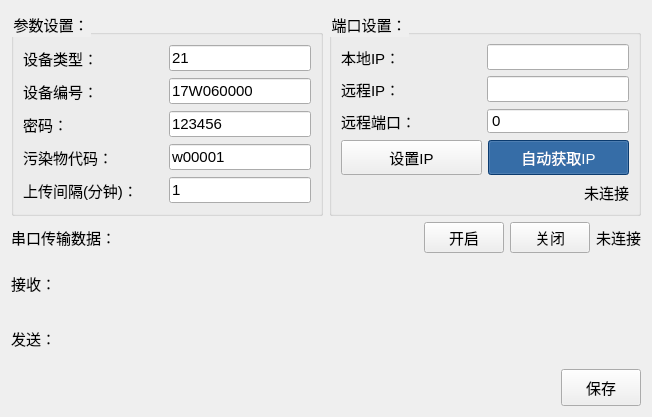
<?xml version="1.0" encoding="UTF-8"?>
<ui version="4.0">
 <class>DataReport</class>
 <widget class="QWidget" name="DataReport">
  <property name="geometry">
   <rect>
    <x>0</x>
    <y>0</y>
    <width>652</width>
    <height>417</height>
   </rect>
  </property>
  <property name="windowTitle">
   <string>Dialog</string>
  </property>
  <property name="styleSheet">
   <string notr="true">font: 11pt ;</string>
  </property>
  <layout class="QGridLayout" name="gridLayout_2">
   <item row="0" column="0">
    <layout class="QHBoxLayout" name="horizontalLayout_2">
     <item>
      <widget class="QGroupBox" name="groupBox">
       <property name="title">
        <string>参数设置：</string>
       </property>
       <layout class="QGridLayout" name="gridLayout_3">
        <item row="1" column="0" colspan="2">
         <widget class="QLabel" name="label">
          <property name="text">
           <string>设备编号：</string>
          </property>
         </widget>
        </item>
        <item row="2" column="0" colspan="2">
         <widget class="QLabel" name="label_3">
          <property name="text">
           <string>密码：</string>
          </property>
         </widget>
        </item>
        <item row="1" column="2">
         <widget class="QLineEdit" name="MN">
          <property name="sizePolicy">
           <sizepolicy hsizetype="Preferred" vsizetype="Fixed">
            <horstretch>0</horstretch>
            <verstretch>0</verstretch>
           </sizepolicy>
          </property>
          <property name="text">
           <string>17W060000</string>
          </property>
         </widget>
        </item>
        <item row="3" column="0" colspan="2">
         <widget class="QLabel" name="label_4">
          <property name="text">
           <string>污染物代码：</string>
          </property>
         </widget>
        </item>
        <item row="3" column="2">
         <widget class="QLineEdit" name="CODE">
          <property name="sizePolicy">
           <sizepolicy hsizetype="Preferred" vsizetype="Fixed">
            <horstretch>0</horstretch>
            <verstretch>0</verstretch>
           </sizepolicy>
          </property>
          <property name="text">
           <string>w00001</string>
          </property>
         </widget>
        </item>
        <item row="4" column="2">
         <widget class="QLineEdit" name="leBlanktime">
          <property name="sizePolicy">
           <sizepolicy hsizetype="Preferred" vsizetype="Fixed">
            <horstretch>0</horstretch>
            <verstretch>0</verstretch>
           </sizepolicy>
          </property>
          <property name="styleSheet">
           <string notr="true"/>
          </property>
          <property name="text">
           <string>1</string>
          </property>
         </widget>
        </item>
        <item row="4" column="0">
         <widget class="QLabel" name="label_35">
          <property name="styleSheet">
           <string notr="true">border: 0px solid  rgb(0, 0, 0);</string>
          </property>
          <property name="text">
           <string>上传间隔(分钟)：</string>
          </property>
         </widget>
        </item>
        <item row="2" column="2">
         <widget class="QLineEdit" name="PW">
          <property name="sizePolicy">
           <sizepolicy hsizetype="Preferred" vsizetype="Fixed">
            <horstretch>0</horstretch>
            <verstretch>0</verstretch>
           </sizepolicy>
          </property>
          <property name="text">
           <string>123456</string>
          </property>
         </widget>
        </item>
        <item row="0" column="0">
         <widget class="QLabel" name="label_2">
          <property name="text">
           <string>设备类型：</string>
          </property>
         </widget>
        </item>
        <item row="0" column="2">
         <widget class="QLineEdit" name="ST">
          <property name="sizePolicy">
           <sizepolicy hsizetype="Preferred" vsizetype="Fixed">
            <horstretch>0</horstretch>
            <verstretch>0</verstretch>
           </sizepolicy>
          </property>
          <property name="text">
           <string>21</string>
          </property>
         </widget>
        </item>
       </layout>
      </widget>
     </item>
     <item>
      <widget class="QGroupBox" name="groupBox_3">
       <property name="styleSheet">
        <string notr="true">QPushButton::checked{background-color: rgb(15, 83, 156);color:white;}
</string>
       </property>
       <property name="title">
        <string>端口设置：</string>
       </property>
       <layout class="QGridLayout" name="gridLayout">
        <item row="0" column="0">
         <widget class="QLabel" name="lbLocalIp">
          <property name="sizePolicy">
           <sizepolicy hsizetype="Preferred" vsizetype="Preferred">
            <horstretch>0</horstretch>
            <verstretch>0</verstretch>
           </sizepolicy>
          </property>
          <property name="frameShape">
           <enum>QFrame::NoFrame</enum>
          </property>
          <property name="text">
           <string>本地IP：</string>
          </property>
         </widget>
        </item>
        <item row="0" column="1">
         <widget class="QLineEdit" name="leLocalIp">
          <property name="sizePolicy">
           <sizepolicy hsizetype="Preferred" vsizetype="Fixed">
            <horstretch>0</horstretch>
            <verstretch>0</verstretch>
           </sizepolicy>
          </property>
         </widget>
        </item>
        <item row="1" column="0">
         <widget class="QLabel" name="lbRemoteIp">
          <property name="sizePolicy">
           <sizepolicy hsizetype="Preferred" vsizetype="Preferred">
            <horstretch>0</horstretch>
            <verstretch>0</verstretch>
           </sizepolicy>
          </property>
          <property name="frameShape">
           <enum>QFrame::NoFrame</enum>
          </property>
          <property name="text">
           <string>远程IP：</string>
          </property>
         </widget>
        </item>
        <item row="1" column="1">
         <widget class="QLineEdit" name="leRemoteIp">
          <property name="sizePolicy">
           <sizepolicy hsizetype="Preferred" vsizetype="Fixed">
            <horstretch>0</horstretch>
            <verstretch>0</verstretch>
           </sizepolicy>
          </property>
         </widget>
        </item>
        <item row="2" column="0">
         <widget class="QLabel" name="lbRemotePort">
          <property name="sizePolicy">
           <sizepolicy hsizetype="Preferred" vsizetype="Preferred">
            <horstretch>0</horstretch>
            <verstretch>0</verstretch>
           </sizepolicy>
          </property>
          <property name="frameShape">
           <enum>QFrame::NoFrame</enum>
          </property>
          <property name="text">
           <string>远程端口：</string>
          </property>
         </widget>
        </item>
        <item row="2" column="1">
         <widget class="QSpinBox" name="spRemotePort">
          <property name="sizePolicy">
           <sizepolicy hsizetype="Preferred" vsizetype="Fixed">
            <horstretch>0</horstretch>
            <verstretch>0</verstretch>
           </sizepolicy>
          </property>
          <property name="font">
           <font>
            <pointsize>11</pointsize>
            <weight>50</weight>
            <italic>false</italic>
            <bold>false</bold>
           </font>
          </property>
          <property name="buttonSymbols">
           <enum>QAbstractSpinBox::NoButtons</enum>
          </property>
          <property name="maximum">
           <number>99999</number>
          </property>
         </widget>
        </item>
        <item row="3" column="0" colspan="2">
         <layout class="QHBoxLayout" name="horizontalLayout_3">
          <item>
           <widget class="QPushButton" name="SetIP">
            <property name="minimumSize">
             <size>
              <width>0</width>
              <height>35</height>
             </size>
            </property>
            <property name="text">
             <string>设置IP</string>
            </property>
            <property name="checkable">
             <bool>true</bool>
            </property>
           </widget>
          </item>
          <item>
           <widget class="QPushButton" name="AutoGetIP">
            <property name="minimumSize">
             <size>
              <width>0</width>
              <height>35</height>
             </size>
            </property>
            <property name="text">
             <string>自动获取IP</string>
            </property>
            <property name="checkable">
             <bool>true</bool>
            </property>
            <property name="checked">
             <bool>true</bool>
            </property>
           </widget>
          </item>
         </layout>
        </item>
        <item row="4" column="0" colspan="2">
         <widget class="QLabel" name="lbRemoteStatus">
          <property name="sizePolicy">
           <sizepolicy hsizetype="Preferred" vsizetype="Preferred">
            <horstretch>0</horstretch>
            <verstretch>0</verstretch>
           </sizepolicy>
          </property>
          <property name="frameShape">
           <enum>QFrame::NoFrame</enum>
          </property>
          <property name="text">
           <string>未连接</string>
          </property>
          <property name="alignment">
           <set>Qt::AlignRight|Qt::AlignTrailing|Qt::AlignVCenter</set>
          </property>
         </widget>
        </item>
       </layout>
      </widget>
     </item>
    </layout>
   </item>
   <item row="1" column="0">
    <layout class="QHBoxLayout" name="horizontalLayout_4">
     <item>
      <widget class="QLabel" name="label_8">
       <property name="text">
        <string>串口传输数据：</string>
       </property>
      </widget>
     </item>
     <item>
      <spacer name="horizontalSpacer">
       <property name="orientation">
        <enum>Qt::Horizontal</enum>
       </property>
       <property name="sizeHint" stdset="0">
        <size>
         <width>40</width>
         <height>20</height>
        </size>
       </property>
      </spacer>
     </item>
     <item>
      <widget class="QPushButton" name="portranslate">
       <property name="text">
        <string>开启</string>
       </property>
      </widget>
     </item>
     <item>
      <widget class="QPushButton" name="closeport">
       <property name="text">
        <string>关闭</string>
       </property>
      </widget>
     </item>
     <item>
      <widget class="QLabel" name="portStatus">
       <property name="sizePolicy">
        <sizepolicy hsizetype="Preferred" vsizetype="Preferred">
         <horstretch>0</horstretch>
         <verstretch>0</verstretch>
        </sizepolicy>
       </property>
       <property name="frameShape">
        <enum>QFrame::NoFrame</enum>
       </property>
       <property name="text">
        <string>未连接</string>
       </property>
       <property name="alignment">
        <set>Qt::AlignRight|Qt::AlignTrailing|Qt::AlignVCenter</set>
       </property>
      </widget>
     </item>
    </layout>
   </item>
   <item row="2" column="0">
    <layout class="QGridLayout" name="gridLayout_4">
     <item row="0" column="0">
      <widget class="QLabel" name="label_5">
       <property name="text">
        <string>接收：</string>
       </property>
      </widget>
     </item>
     <item row="0" column="1">
      <widget class="QLabel" name="lbReceive2">
       <property name="sizePolicy">
        <sizepolicy hsizetype="Expanding" vsizetype="Expanding">
         <horstretch>0</horstretch>
         <verstretch>0</verstretch>
        </sizepolicy>
       </property>
       <property name="styleSheet">
        <string notr="true"/>
       </property>
       <property name="frameShape">
        <enum>QFrame::NoFrame</enum>
       </property>
       <property name="text">
        <string/>
       </property>
      </widget>
     </item>
     <item row="1" column="0">
      <widget class="QLabel" name="label_6">
       <property name="text">
        <string>发送：</string>
       </property>
      </widget>
     </item>
     <item row="1" column="1">
      <widget class="QLabel" name="lbSend2">
       <property name="sizePolicy">
        <sizepolicy hsizetype="Expanding" vsizetype="Expanding">
         <horstretch>0</horstretch>
         <verstretch>0</verstretch>
        </sizepolicy>
       </property>
       <property name="styleSheet">
        <string notr="true"/>
       </property>
       <property name="frameShape">
        <enum>QFrame::NoFrame</enum>
       </property>
       <property name="text">
        <string/>
       </property>
      </widget>
     </item>
    </layout>
   </item>
   <item row="3" column="0">
    <layout class="QHBoxLayout" name="horizontalLayout">
     <item>
      <spacer name="horizontalSpacer_2">
       <property name="orientation">
        <enum>Qt::Horizontal</enum>
       </property>
       <property name="sizeHint" stdset="0">
        <size>
         <width>569</width>
         <height>37</height>
        </size>
       </property>
      </spacer>
     </item>
     <item>
      <widget class="QPushButton" name="pBSave">
       <property name="maximumSize">
        <size>
         <width>150</width>
         <height>45</height>
        </size>
       </property>
       <property name="text">
        <string>保存</string>
       </property>
      </widget>
     </item>
    </layout>
   </item>
  </layout>
 </widget>
 <resources/>
 <connections/>
</ui>
